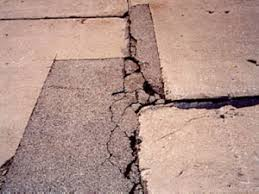
#> input picture image samples/patching_h.jpeg, 259 x 194 px; its folder holds only this picture in this run
$ python -i images.py   (imports and definitions only)
#> lines starting #> are read from the running program, lines starting #| are printed output that depends on the picture
from PIL import Image
import matplotlib.pyplot as plt
import numpy as np
import os


# [45 lines left out: functions resize_grayscale, is_image, augment_dir, not called in this run]


def augment_image(image_path, name=''):
    """ augments a given image by rotating the image 90 and 180 degrees, flipping the
    image horizontally and adjusting the brightness of the image"""
#> called with image_path = 'image samples/patching_h.jpeg', name = ''
    with Image.open(image_path) as img:
        # rotate, flip, and change the brightness of the image
#> img is the input picture: PIL image 259x194 RGB; mean R, G, B 178.2, 147.3, 138.1
        rotated = img.rotate(90)
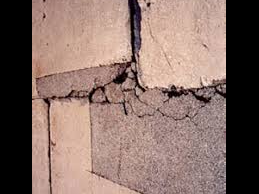
#> rotated: PIL image 259x194 RGB; mean R, G, B 134.4, 110.9, 103.4
        rotated2 = img.rotate(180)
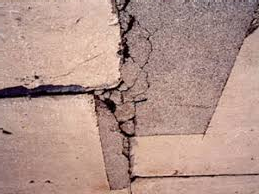
#> rotated2: PIL image 259x194 RGB; mean R, G, B 178.2, 147.3, 138.1
        flipped_img = img.transpose(Image.FLIP_LEFT_RIGHT)
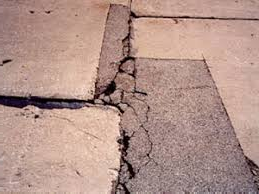
#> flipped_img: PIL image 259x194 RGB; mean R, G, B 178.2, 147.3, 138.1
        brightness_factor = 1.5
        brightness_img = img.point(lambda p: p * brightness_factor)
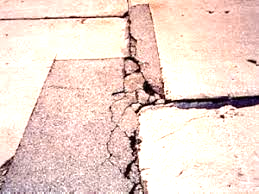
#> brightness_img: PIL image 259x194 RGB; mean R, G, B 237.6, 215.9, 206.2

        # get parent directory and save the modified image
        parent = os.path.dirname(image_path)

        rotated.save(os.path.join(parent, f'r_{name}.png'))
        rotated2.save(os.path.join(parent, f'r2_{name}.png'))
        flipped_img.save(os.path.join(parent, f'f_{name}.png'))
        brightness_img.save(os.path.join(parent, f'b_{name}.png'))


# [44 lines left out: functions load_images_from_dirs, get_leaf_directory_paths, predict_sample, not called in this run]

>>> result = augment_image('image samples/patching_h.jpeg')
